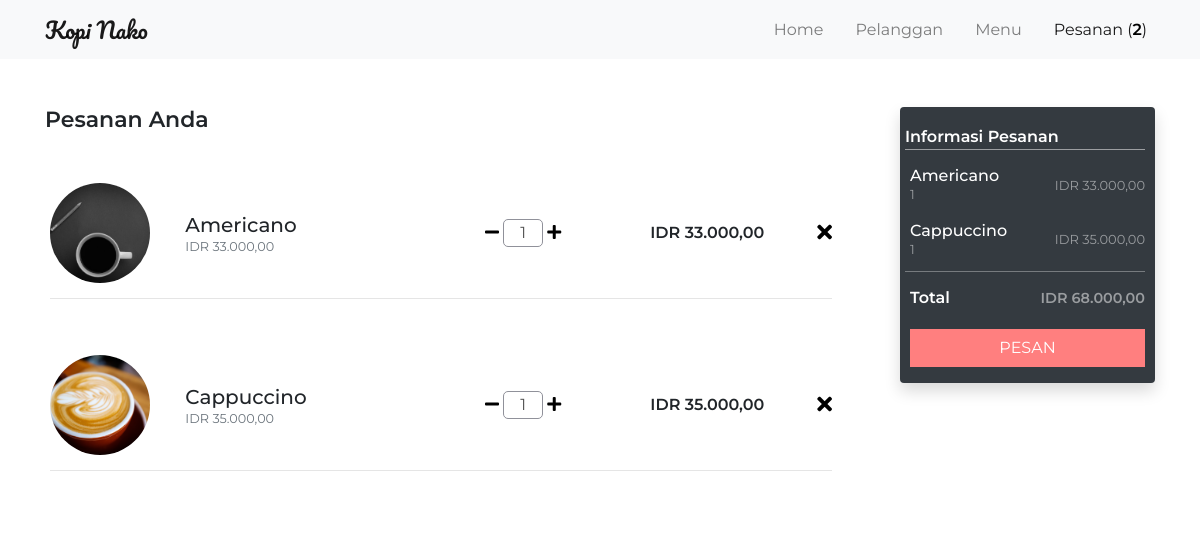
Before: /index.php/pesanan with the older database file.
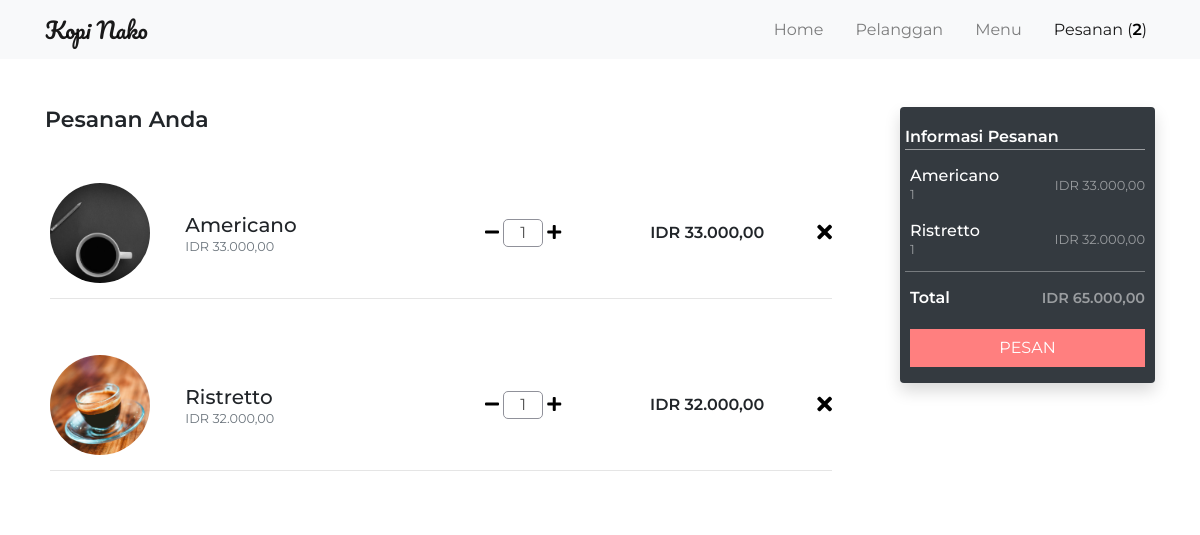
After: the same page with the newer database file.
### tables this page shows
CREATE TABLE `pesanan` (
  `id` int(11) NOT NULL,
  `no_pesanan` int(11) NOT NULL,
  `menu_id` int(11) NOT NULL,
  `quantity` int(2) NOT NULL,
  `subtotal` varchar(128) NOT NULL,
  `lunas` int(1) NOT NULL
);

CREATE TABLE `menu` (
  `id` int(11) NOT NULL,
  `kopi` varchar(128) NOT NULL,
  `deskrpsi` varchar(1024) NOT NULL,
  `image` varchar(128) NOT NULL,
  `harga` varchar(128) NOT NULL,
  `date_created` int(11) NOT NULL
);

### application/controllers/Pesanan.php (called while the page is built, shortened)
<?php
class Pesanan extends CI_Controller
{
	public function __construct()
	{
		$pesanan = $this->db->get_where('pesanan', ['lunas' => 0])->result_array();
		$this->data['notif_pesanan'] = 0;
		foreach ($pesanan as $p) {
			$this->data['notif_pesanan'] += $p['quantity'];
		}
	}
	public function index()
	{
		$data = $this->data;
		$data['title'] = 'Pesanan';
		$this->db->select('pesanan.id as pesanan_id, menu.id as menu_id, pesanan.*, menu.*');
		$this->db->from('pesanan');
		$this->db->join('menu', 'menu.id = pesanan.menu_id');
		$this->db->where('lunas', 0);
		$data['pesanan'] = $this->db->get()->result_array();
		$totalBayar = 0;
		foreach ($data['pesanan'] as $pesanan) {
			$totalBayar += $pesanan['subtotal'];
		}
		$data['total_bayar'] = $totalBayar;
		if ($data['pesanan']) {
			$data['no_pesanan'] = $data['pesanan'][0]['no_pesanan'];
		}
		$this->load->view('layouts/_header', $data);
		$this->load->view('pesanan/index');
		$this->load->view('layouts/_footer');
	}
}

### index.php (called while the page is built, shortened)
<?php
require_once BASEPATH.'core/CodeIgniter.php';

### application/views/pesanan/index.php (the view)
<div id="pesanan" class="pesanan">
	<div class="container">
		<div class="row mt-5">
			<div class="col-lg-9 pr-5">
				<h5 class="pesanan-anda">Pesanan Anda</h5>
				<?php if (!$pesanan) : ?>
					<div class="row justify-content-center">
						<div class="card">
							<h3 class="mt-5 mb-5">Belum ada pesanan.</h3>
						</div>
					</div>
				<?php else : ?>
					<div class="list-pesanan">
						<?php foreach ($pesanan as $p) : ?>
							<div class="row">
								<div class="card" style="width: 100%">
									<div class="row no-gutters">
										<div class="card-body">
											<div class="row">
												<div class="col-lg-2">
													<img src="<?= base_url('assets/img/menu/') . $p['image']; ?>" class="card-img">
												</div>
												<div class="col-lg-3 d-flex align-items-center">
													<div class="item">
														<h5 class="card-title"><?= $p['kopi']; ?></h5>
														<p class="card-text"><small class="text-muted">IDR <?= number_format($p['harga'], 2, ',', '.'); ?></small></p>
													</div>
												</div>
												<div class="col-lg-3 d-flex align-items-center justify-content-end">
													<div class="qty">
														<span class="input-group-btn">
															<a href="<?= base_url('pesanan/kurang/') . $p['pesanan_id']; ?>" class="btn-qty">
																<i class="fas fa-minus"></i>
															</a>
														</span>
														<input type="text" class="input-qty" value="<?= $p['quantity']; ?>" min="1" max="100" disabled>
														<span class="input-group-btn">
															<a href="<?= base_url('pesanan/tambah/') . $p['pesanan_id']; ?>" class="btn-qty">
																<i class="fas fa-plus"></i>
															</a>
														</span>
													</div>
												</div>
												<div class="col-lg-3 d-flex align-items-center justify-content-end">
													<div class="subtotal">
														<span class="subtotal-item">IDR <?= number_format($p['subtotal'], 2, ',', '.'); ?></span>
													</div>
												</div>
												<div class="col-lg-1 d-flex align-items-center justify-content-end">
													<a href="<?= base_url('pesanan/delete/') . $p['pesanan_id']; ?>" class="btn-delete"><i class="fas fa-lg fa-times"></i></a>
												</div>
											</div>
											<hr style="margin-top: 15px;">
										</div>
									</div>
								</div>
							</div>
						<?php endforeach; ?>
					</div>
				<?php endif; ?>
			</div>
			<div class="col-lg-3">
				<div class="card shadow bg-dark text-white info-bayar" style="width: 100%; padding-left: 10px; padding-right: 10px;">
					<div class="row">
						<h5 class="info-bayar-title">Informasi Pesanan</h5>
					</div>
					<hr>
					<?php if (!$pesanan) : ?>
						<div class="row">
							<div class="col d-flex align-items-center justify-content-center">
								<div class="item mb-2">
									<p>Belum ada pesanan.</p>
								</div>
							</div>
						</div>
					<?php else : ?>
						<?php foreach ($pesanan as $psn) : ?>
							<div class="row">
								<div class="col d-flex align-items-center">
									<div class="item">
										<h6><?= $psn['kopi']; ?></h6>
										<p style="margin-top: -8px;"><?= $psn['quantity']; ?></p>
									</div>
								</div>
								<div class="col d-flex align-items-center justify-content-end">
									<p>IDR <?= number_format($psn['subtotal'], 2, ',', '.'); ?></p>
								</div>
							</div>
						<?php endforeach; ?>
					<?php endif; ?>
					<hr style="background-color: rgba(255,255,255,0.4);">
					<div class="row" style="font-weight: 600;">
						<div class="col-4">
							<div class="item">
								<h6 style="font-weight: 600;">Total</h6>
							</div>
						</div>
						<div class="col text-right">
							<?php if (!$pesanan) : ?>
								<p style="font-size: 1rem;">-</p>
							<?php else : ?>
								<p style="font-size: 0.9rem;">IDR <?= number_format($total_bayar, 2, ',', '.'); ?></p>
							<?php endif; ?>
						</div>
					</div>
					<?php if (!$pesanan) : ?>
					<?php else : ?>
						<div class="row">
							<div class="col mb-3 mt-1">
								<a href="<?= base_url('pesanan/bayar/') . $no_pesanan; ?>" id="bayar" class="btn btn-pesan text-uppercase" style="width: 100%;">Pesan</a>
							</div>
						</div>
					<?php endif; ?>
				</div>
			</div>
		</div>
	</div>
</div>

### application/views/layouts/_header.php (shortened to what this page needs)
<!doctype html>
<html lang="en">
<head>
  <link rel="stylesheet" href="<?= base_url('assets/dist/bootstrap.min.css'); ?>">
  <link rel="stylesheet" href="https://cdnjs.cloudflare.com/ajax/libs/font-awesome/5.11.2/css/all.min.css">
  <link rel="stylesheet" href="<?= base_url('assets/css/style.css'); ?>">
</head>
<body>
  <nav class="navbar navbar-expand-lg navbar-light bg-light">
    <div class="container">
      <a class="navbar-brand" href="<?= base_url(); ?>">Kopi Nako</a>
      <div class="collapse navbar-collapse justify-content-end" id="navbarNavAltMarkup">
        <div class="navbar-nav">
          <?php if ($title == 'Coffee Shop') : ?>
            <a class="nav-item nav-link active mr-3" href="<?= base_url(); ?>">Home</a>
          <?php else : ?>
            <a class="nav-item nav-link mr-3" href="<?= base_url(); ?>">Home</a>
          <?php endif; ?>
          <?php if ($title == 'Pelanggan') : ?>
            <a class="nav-item nav-link active mr-3" href="<?= base_url('pelanggan'); ?>">Pelanggan</a>
          <?php else : ?>
            <a class="nav-item nav-link mr-3" href="<?= base_url('pelanggan'); ?>">Pelanggan</a>
          <?php endif; ?>
          <?php if ($title == 'Menu') : ?>
            <a class="nav-item nav-link active mr-3" href="<?= base_url('menu'); ?>">Menu</a>
          <?php else : ?>
            <a class="nav-item nav-link mr-3" href="<?= base_url('menu'); ?>">Menu</a>
          <?php endif; ?>
          <?php if ($title == 'Pesanan') : ?>
            <a class="nav-item nav-link active" href="<?= base_url('pesanan'); ?>">Pesanan (<span><?= $notif_pesanan; ?></span>)</a>
          <?php else : ?>
            <a class="nav-item nav-link" href="<?= base_url('pesanan'); ?>">Pesanan (<span><?= $notif_pesanan; ?></span>)</a>
          <?php endif; ?>
        </div>
      </div>
    </div>
  </nav>

### application/views/layouts/_footer.php (shortened to what this page needs)
  </body>
</html>

### assets/css/style.css (style rules this page uses)
body { font-family: 'Montserrat'; }
.navbar-brand { font-family: 'Pacifico'; font-size: 22px; }
.nav-item span { font-weight: 600; color: black; }
a.btn-pesan { color: white; background-color: #FF7F7F; border-radius: 0; }
.pesanan .pesanan-anda { font-weight: 600; font-size: 22px; margin-bottom: 30px; }
.pesanan img { width:100px; height:100px; object-fit:cover; border-radius:50%; }
.pesanan .card { border: none; }
.pesanan .card-title { margin-top: 5px; }
.pesanan .card-text { margin-top: -15px; }
.pesanan span.subtotal-item { font-weight: 600; }
.pesanan .list-pesanan i { color: black; }
input.input-qty { width: 40px; text-align: center; background-color: transparent; border-radius: 5px; border-style: solid; border-width: 1px; border-color: #90919A; }
.pesanan h5.info-bayar-title { font-size: 16px; margin-left: 10px; margin-top: 20px; font-weight: 600; }
.pesanan .info-bayar hr { background-color: rgba(255,255,255,0.6); margin-top: -5px; margin-left: -5px; }
.info-bayar p { color: rgba(255,255,255,0.5); font-size: 13px; }

Changed rows visible on the page:
removed pesanan: menu.image (picture), menu.kopi "Cappuccino", menu.harga "35.000,00", quantity "1", subtotal "35.000,00"
added pesanan: menu.image (picture), menu.kopi "Ristretto", menu.harga "32.000,00", quantity "1", subtotal "32.000,00"
Other visible differences:
$total_bayar: "68.000,00" → "65.000,00"
